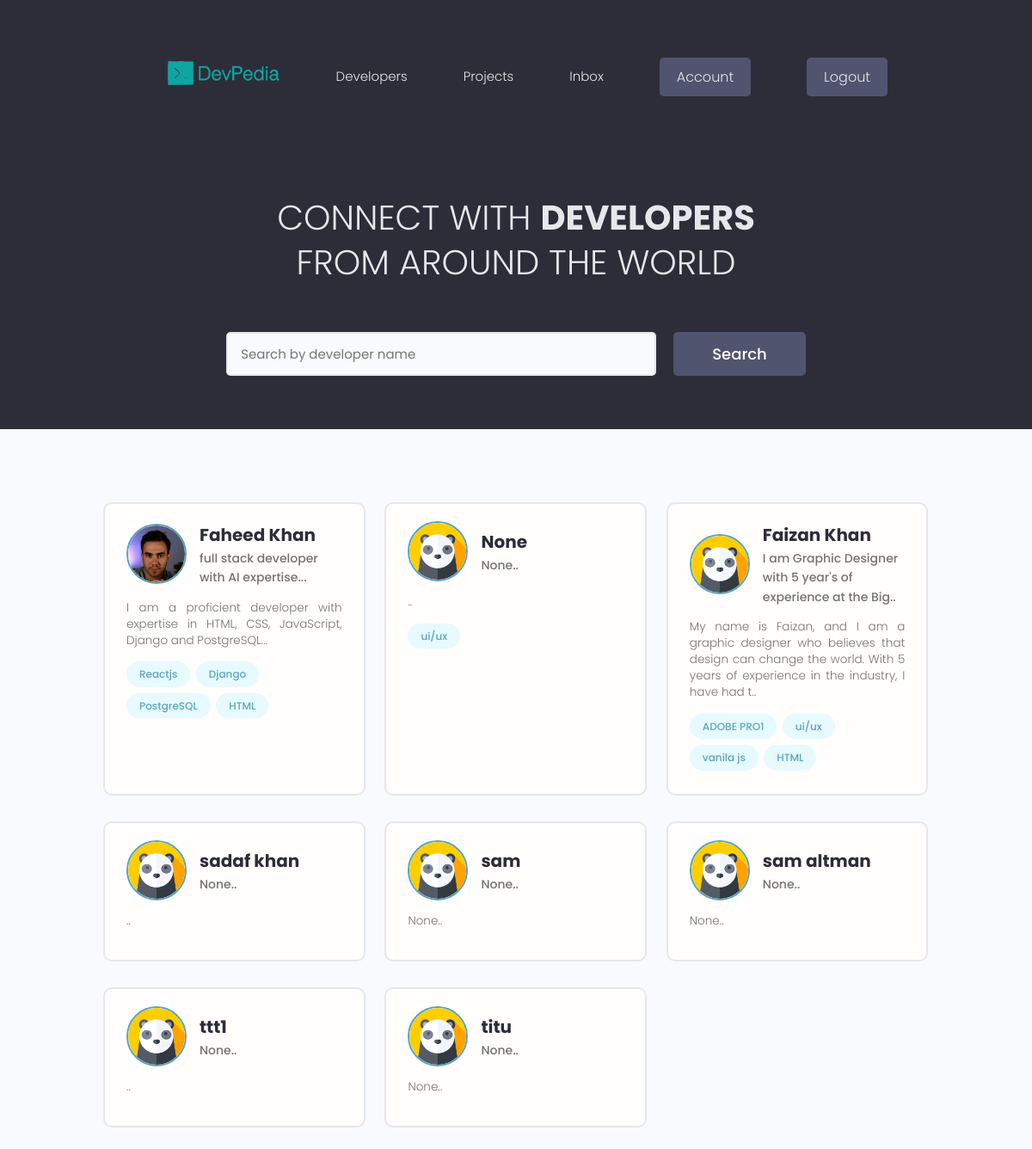
The app's page / (signed in) with its own data.
### users/models.py (models this page shows, shortened)
class Profile(models.Model):
    user=models.OneToOneField(User,on_delete=models.CASCADE,null=True,blank=True)
    name=models.CharField(max_length=200,blank=True,null=True)
    email=models.EmailField(max_length=500,blank=True,null=True)
    username=models.CharField(max_length=200,blank=True,null=True)
    location=models.CharField(max_length=200,blank=True,null=True)
    short_intro=models.CharField(max_length=200,blank=True,null=True)
    bio=models.TextField(blank=True,null=True)
    Profile_image=models.ImageField(null=True,blank=True,upload_to='profiles/',default='profiles/panda.png')
    social_github=models.CharField(max_length=300,blank=True,null=True)
    social_twitter=models.CharField(max_length=300,blank=True,null=True)
    social_linkedin=models.CharField(max_length=300,blank=True,null=True)
    social_website=models.CharField(max_length=300,blank=True,null=True)
    created=models.DateTimeField(auto_now_add=True)
    id=models.UUIDField(default=uuid.uuid4,unique=True,
                        primary_key=True,editable=False)

class Skill(models.Model):
    owner=models.ForeignKey(Profile,on_delete=models.CASCADE,null=True,blank=True)#foreign key
    name=models.CharField(max_length=200,blank=True,null=True)
    description=models.TextField(null=True,blank=True)
    created=models.DateTimeField(auto_now_add=True)
    id=models.UUIDField(default=uuid.uuid4,unique=True,
                        primary_key=True,editable=False)
    def __str__(self):
        return self.name
    """1. Understanding the Reverse Relationship

     When you define owner = models.ForeignKey(Profile, ...) in the Skill model,
     Django creates a reverse relationship on the Profile model.
     By default, the name of this reverse relationship is skill_set (the model name in lowercase, followed by _set).

     2. Accessing Skills from a Profile Object
     To access the skills associated with a specific Profile object,
     profile=Profile.object.filter(name='Faheed Khan')        ->profile object
     you can use profile.skill_set.all(). This will return a
     queryset containing all Skill objects that have the given Profile as their owner.
   """

### users/views.py (the view)
# urls.py: path('',views.profiles,name='profiles'),
def profiles(request):
    profiles=Profile.objects.all()
    context={
        'profiles':profiles
    }
    return render(request,'users/profiles.html',context)

### users/templates/users/profiles.html (shortened to what this page needs)
{% extends 'main.html' %}
{%block content%}
<main class="home">
    <section class="hero-section text-center">
      <div class="container container--narrow">
        <div class="hero-section__box">
          <h2>CONNECT WITH <span>DEVELOPERS</span></h2>
          <h2>FROM AROUND THE WORLD</h2>
        </div>
        <div class="hero-section__search">
          <form class="form" action="#" method="get">
            <div class="form__field">
              <input class="input input--text" id="formInput#search" type="text" name="text"
                placeholder="Search by developer name" />
            </div>
            <input class="btn btn--sub btn--lg" type="submit" value="Search" />
          </form>
        </div>
      </div>
    </section>
    <section class="devlist">
      <div class="container">
        <div class="grid grid--three">
            {% for profile in profiles %}
          <div class="column card">
            <div class="dev">
              <a href="{%url 'user-profile' profile.id%}" class="card__body">
                <div class="dev__profile">
                  <img class="avatar avatar--md" src="{{profile.Profile_image.url}}" alt="image" >
                  <div class="dev__meta">
                    <h3>{{profile.name}}</h3>
                    <h5>{{profile.short_intro|slice:"60"}}..</h5>
                  </div>
                </div>
                <p class="dev__info">
                 {{profile.bio|slice:"150"}}..
                </p>
                <div class="dev__skills">
                    {% for skill in profile.skill_set.all|slice:"5" %}
                  <span class="tag tag--pill tag--main">
                    <small>{{skill}}</small>
                  </span>
                    {% endfor %}
                </div>
              </a>
            </div>
          </div>
          {% endfor %}
          </div>
        </div>
    </section>
  </main>
{%endblock content%}

### static/styles/app.css (style rules this page uses)
:root { --color-sub: #2d2d39; }
.btn--sub { background-color: var(--color-sub-light); }
.card { border: 2px solid var(--color-light); }
img { width: 100%; }
.hero-section { height: 40vh; display: flex; align-items: center; background-color: var(--color-sub); }
.hero-section__box { margin-bottom: 4rem; }
.hero-section__box > h2, .hero-section__box > h2 > span { font-size: 4rem; color: var(--color-light); line-height: 1.3; text-transform: uppercase; }
.hero-section__box > h2 { font-weight: 300; }
.hero-section__box > h2 > span { font-weight: 700; }
.hero-section__search > .form { display: flex; align-items: center; justify-content: center; gap: 2rem; }
.hero-section__search > .form input.input--text { width: 50rem; }
.devlist { margin-top: 8rem; }
.devlist .grid { align-items: stretch; }
.devlist .dev .dev__profile { display: flex; align-items: center; gap: 1.5rem; }
.devlist .dev .dev__meta h3 { color: var(--color-sub); font-size: 2rem; font-weight: 700; }
.devlist .dev .dev__meta h5 { color: var(--color-text); font-size: 1.4rem; font-weight: 500; }
.devlist .dev .dev__info { margin: 1.5rem 0; font-size: 1.35rem; line-height: 1.4; text-align: justify; }

### static/uikit/styles/modules/_variables.css (style rules this page uses)
:root { --color-main: #5aa5b9; --color-main-light: #e6faff; --color-sub: #3f4156; --color-sub-light: #51546e; --color-sub-lighter: #ededfd; --color-text: #737373; --color-gray: #8b8b8b; --color-light: #e5e7eb; --color-light-gray: #767676; --color-bg: #f8fafd; --color-white: #fffefd; --color-white-light: #f3f3f3; --color-success: #359e64; --color-success-bg: #def8e8; --color-error: #fc4b0b; --color-error-bg: #fff2ee; --font-base: 'Poppins', arial, helvetica, 'Segoe UI', roboto, ubuntu, sans-serif; --font-monospace: 'Fira Code', 'Courier New', courier, monospace; --font-regular: 300; --font-medium: 500; --font-bold: 700; --generic-shadow: 1px 1px 5px #00000010; --generic-transition: all 0.3s ease-in-out; }

### static/uikit/styles/modules/_base.css (style rules this page uses)
* { margin: 0; padding: 0; box-sizing: border-box; text-rendering: optimizeLegibility; color: inherit; font-size: inherit; }
html { font-size: 50%; }
@media only screen and (min-width: 480px) { html { font-size: 56.25%; } }
@media only screen and (min-width: 1200px) { html { font-size: 62.5%; } }
body { line-height: 1.6; font-weight: 400; font-size: 1.5rem; color: var(--color-text); background-color: var(--color-bg); min-height: 100vh; }

### static/uikit/styles/modules/_typography.css (style rules this page uses)
* { font-family: var(--font-base); }
h2 { font-size: 3.6rem; font-weight: var(--font-bold); }
h3 { font-size: 3.2rem; font-weight: var(--font-medium); }
h5 { font-size: 2.4rem; font-weight: var(--font-medium); }
h5, h6 { font-weight: var(--font-regular); }
p, span, strong { font-size: 1.6rem; color: var(--color-text); font-weight: var(--font-regular); }
a { padding-bottom: 2px; text-decoration: none; display: inline-block; color: var(--color-main); font-weight: var(--font-medium); }

### static/uikit/styles/modules/_utilities.css (style rules this page uses)
.container { width: 92%; max-width: 165rem; margin: 0 auto; box-sizing: border-box; }
.container--narrow { width: 92%; max-width: 120rem; }
@media screen and (min-width: 1000px) { .container { width: 90%; } }
@media screen and (min-width: 1000px) { .container--narrow { width: 85%; } }
@media screen and (min-width: 1200px) { .container { width: 80%; } }
@media screen and (min-width: 1200px) { .container--narrow { width: 72%; } }
.text-center { text-align: center; }

### static/uikit/styles/modules/_avatar.css (style rules this page uses)
.avatar { border-radius: 50%; border: 2px solid var(--color-main); object-fit: cover; }
.avatar--md { height: 7rem; width: 7rem; }

### static/uikit/styles/modules/_button.css (style rules this page uses)
.btn { display: inline-block; position: relative; cursor: pointer; background-color: var(--color-light); font-weight: var(--font-medium); color: var(--color-sub); text-decoration: none; padding: 1rem 2rem; border-radius: 0.5rem; border: none; width: -webkit-fit-content; width: -moz-fit-content; width: fit-content; height: -webkit-fit-content; height: -moz-fit-content; height: fit-content; font-size: 1.6rem; outline-width: 0; outline-color: transparent; -webkit-backface-visibility: hidden; backface-visibility: hidden; transition: all 0.3s ease-in-out; }
.btn--sub { background-color: var(--color-sub); color: var(--color-white); }
.btn--lg { font-size: 1.8rem; padding: 1.2rem 4.5rem; }

### static/uikit/styles/modules/_card.css (style rules this page uses)
.card { border-radius: 1rem; background-color: var(--color-white); border: 1.5px solid var(--color-light); width: auto; height: auto; margin-top: 0.5rem; margin-bottom: 0.5rem; overflow: hidden; }
.card__body, .card__header { padding: 2rem 2.5rem; }

### records on screen
Profile: Profile_image (picture), name "Faheed Khan", short_intro "full stack developer with AI expertise.", bio "I am a proficient developer with expertise in HTML, CSS, JavaScript, Django and PostgreSQL."
Skill: name "Reactjs"
Skill: name "Django"
Skill: name "PostgreSQL"
Skill: name "HTML"
Profile: Profile_image (picture), name "None", short_intro "None"
Skill: name "ui/ux"
Profile: Profile_image (picture), name "Faizan Khan", short_intro "I am Graphic Designer with 5 year's of experience at the Big", bio "My name is Faizan, and I am a graphic designer who believes that design can change the world. With 5 years of experience in the industry, I have had t"
Skill: name "ADOBE PRO1"
Skill: name "ui/ux"
Skill: name "vanila js"
Skill: name "HTML"
Profile: Profile_image (picture), name "sadaf khan", short_intro "None"
Profile: Profile_image (picture), name "sam", short_intro "None", bio "None"
Profile: Profile_image (picture), name "sam altman", short_intro "None", bio "None"
Profile: Profile_image (picture), name "ttt1", short_intro "None"
Profile: Profile_image (picture), name "titu", short_intro "None", bio "None"
